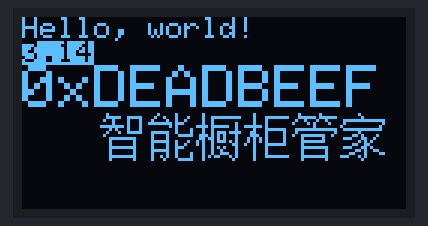
This sketch was run on a simulated Arduino Uno, built with avr-gcc and run on an emulated ATmega328P. On the bench: 128×64 one-colour display.

Above: at 0.1 s.

The sketch:

sketch_aug27a.ino
```cpp
/*
 *  oled 12864 显示中英文
 */

#include <SPI.h>
#include <Wire.h>
#include <Adafruit_GFX.h>
#include <Adafruit_SSD1306.h>

// If using software SPI (the default case):
#define OLED_MOSI   9
#define OLED_CLK   10
#define OLED_DC    11
#define OLED_CS    12
#define OLED_RESET 13
Adafruit_SSD1306 display(OLED_MOSI, OLED_CLK, OLED_DC, OLED_RESET, OLED_CS);

#define LOGO16_GLCD_HEIGHT 16 //定义显示高度
#define LOGO16_GLCD_WIDTH  16 //定义显示宽度

static const unsigned char PROGMEM zhi[] =
{
  0x20,0x00,0x3E,0x7C,0x48,0x44,0x08,0x44,0xFF,0x44,0x14,0x44,0x22,0x7C,0x40,0x00,
  0x1F,0xF0,0x10,0x10,0x10,0x10,0x1F,0xF0,0x10,0x10,0x10,0x10,0x1F,0xF0,0x10,0x10
};

static const unsigned char PROGMEM neng[] =
{
   0x10,0x40,0x24,0x44,0x42,0x48,0xFF,0x70,0x01,0x40,0x00,0x42,0x7E,0x42,0x42,0x3E,
   0x42,0x00,0x7E,0x44,0x42,0x48,0x42,0x70,0x7E,0x40,0x42,0x42,0x4A,0x42,0x44,0x3E
};
static const unsigned char PROGMEM chu[] =
{
  0x20,0x00,0x27,0xFE,0x24,0x00,0x24,0x04,0xF7,0xE4,0x24,0x04,0x25,0xDE,0x75,0x44,
  0x6D,0x44,0xA5,0xD4,0xA4,0x0C,0x25,0x44,0x24,0x84,0x24,0xE4,0x2B,0x14,0x20,0x08
};
static const unsigned char PROGMEM gui[] =
{
  0x10,0x00,0x11,0xFE,0x11,0x00,0x11,0x00,0xFD,0x00,0x11,0xFC,0x31,0x04,0x39,0x04,
  0x55,0x04,0x55,0x04,0x91,0xFC,0x11,0x00,0x11,0x00,0x11,0x00,0x11,0xFE,0x10,0x00
};
static const unsigned char PROGMEM guan[] =
{
  0x20,0x40,0x3F,0x7E,0x48,0x90,0x85,0x08,0x01,0x00,0x7F,0xFE,0x40,0x02,0x9F,0xE4,
  0x10,0x20,0x1F,0xE0,0x10,0x00,0x1F,0xF0,0x10,0x10,0x10,0x10,0x1F,0xF0,0x10,0x10
};
static const unsigned char PROGMEM jia[] =
{
  0x02,0x00,0x01,0x00,0x7F,0xFE,0x40,0x02,0x80,0x04,0x7F,0xFC,0x02,0x00,0x0D,0x08,
  0x71,0x90,0x02,0xA0,0x0C,0xC0,0x71,0xA0,0x06,0x98,0x18,0x86,0xE2,0x80,0x01,0x00
};

#if (SSD1306_LCDHEIGHT != 64)
#error("Height incorrect, please fix Adafruit_SSD1306.h!");
#endif
void setup()   {
  Serial.begin(9600);

  // by default, we'll generate the high voltage from the 3.3v line internally! (neat!)
  display.begin(SSD1306_SWITCHCAPVCC, 0x3C);  // initialize with the I2C addr 0x3D (for the 128x64)
  // init done

  display.clearDisplay();

  //英文字符显示
  display.setTextSize(1);             //设置字体大小
  display.setTextColor(WHITE);        //设置字体颜色白色
  display.setCursor(0,0);             //设置字体的起始位置
  display.println("Hello, world!");   //输出字符并换行

  display.setTextColor(BLACK, WHITE); //设置字体黑色，字体背景白色
  display.println(3.141592);          //输出数字并换行

  display.setTextSize(2);             //设置字体大小
  display.setTextColor(WHITE);        //设置字体白色
  display.print("0x");                //输出字符
  display.println(0xDEADBEEF, HEX);   //输出为ASCII编码的十六进制
  //display.display();                  //显示以上

  //中文字符显示
  display.drawBitmap(26, 32, zhi, 16, 16, 1); //在坐标X:26  Y:16的位置显示中文字符凌
  display.drawBitmap(42, 32, neng, 16, 16, 1); //在坐标X:42  Y:16的位置显示中文字符顺
  display.drawBitmap(58, 32, chu, 16, 16, 1);
  display.drawBitmap(74, 32, gui, 16, 16, 1);
  display.drawBitmap(90, 32, guan, 16, 16, 1);
  display.drawBitmap(106, 32, jia, 16, 16, 1);
  display.display();                  //把缓存的都显示
}

void loop() {

}
```
